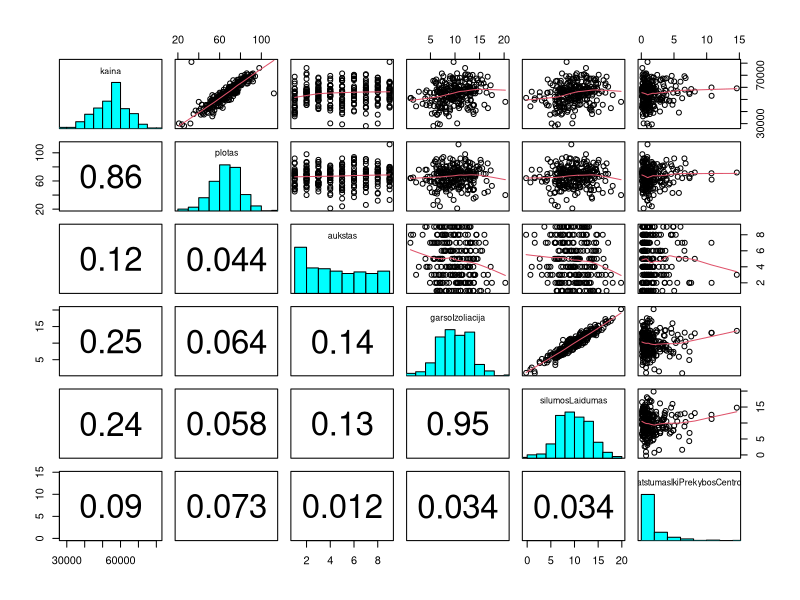
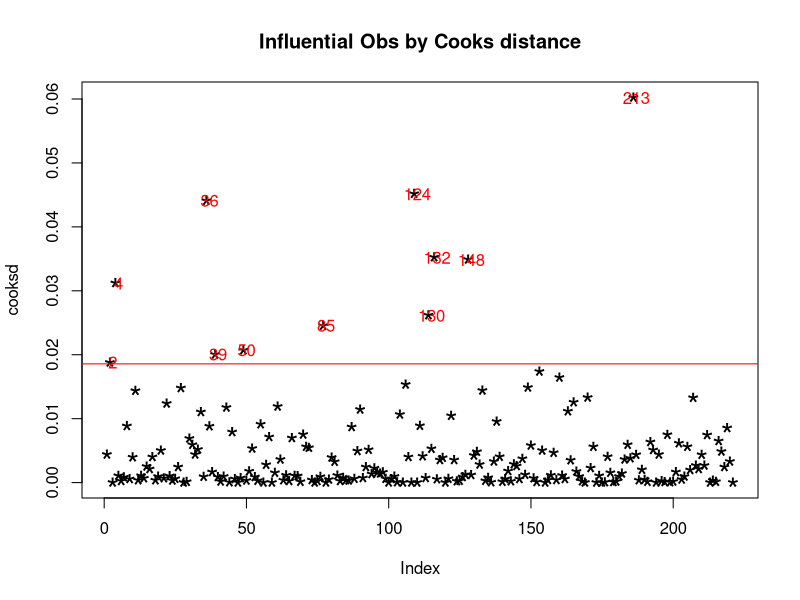

Source code (R) for these figures, in order:
## ---- chunk 1

library(lmtest)
library(car)                      #uzkraunamos reikalingos bibliotekos
library(knitr)
## ---- chunk 2
data=read.csv2("data.csv")        #nuskaitomi duomenys

panel.hist <- function(x, ...)    #ši funkcija reikalinga grafikų lentelei išbrėžti (histogramos pateikimui)                        
{
  usr <- par("usr"); on.exit(par(usr))
  par(usr = c(usr[1:2], 0, 1.5) )
  h <- hist(x, plot = FALSE)
  breaks <- h$breaks; nB <- length(breaks)
  y <- h$counts; y <- y/max(y)
  rect(breaks[-nB], 0, breaks[-1], y, col = "cyan", ...)
}

panel.cor <- function(x, y, digits = 2, prefix = "", cex.cor,...)    #ši funkcija reikalinga grafikų lentelei
    #išbrėžti (koreliacijos koeficiento radimui)
{
  usr <- par("usr"); on.exit(par(usr))
  par(usr = c(0, 1, 0, 1))
  r <- abs(cor(x, y))
  txt <- format(c(r, 0.123456789), digits = digits)[1]
  txt <- paste0(prefix, txt)
  if(missing(cex.cor)) cex.cor <- 0.8/strwidth(txt)
  text(0.5, 0.5, txt, cex = 3)
}

pairs(data,upper.panel=panel.smooth,diag.panel=panel.hist, lower.panel=panel.cor) 
   #grafikų, histogramos ir koreliacijos lentelės, kuriomis parodomas bendras vaizdas
## ---- chunk 3

remove_outliers <- function(x) {              
  qnt <- quantile(x, probs=c(.25, .75), na.rm = T)       #na.rm logical; if true, any NA and NaN's are removed
   #from x before the quantiles are computed.  Randami 25% ir 75% kvantiliai
  H <- 1.5 * IQR(x, na.rm = T)      #randamas atstumas, kurį reikia pridėti prie 75% kvantilio ir atimti iš 
   #25% kvantilio, kad rasti ribą, nuo kurio galime teigti, kad duomenys už tos ribos bus išskirtys. 
  y <- x
  y[x < (qnt[1] - H)] <- NA                  # duomenys, peržengiančios nustatytą ribą ir yra pakaičiami į NA
  y[x > (qnt[2] + H)] <- NA
  return(y)
}
newdata=lapply(data,remove_outliers)         # ieškoma išskirtys visose duomenų stulpeliuose
newdata=data.frame(newdata)                  # list'as paverčiamas vėl į data frame tipą

row.has.na <- apply(newdata, 1, function(x){any(is.na(x))})    #tikrina visas duomenų eilutes ir jei randa
    #ištrintą reikšmę (t.y. pakeistą į NA), tada pažymime, kad ta eilutė turi išskirtį
newdata<- newdata[!row.has.na,]    #perankame duomenų eilutes, kurios neturi išskirčiu ir pavadiname šią 
    #duomenų lentelę newdata


## ---- chunk 4
mod=lm(newdata$kaina~newdata$plotas + newdata$aukstas+newdata$garsoIzoliacija+newdata$silumosLaidumas+newdata$atstumasIkiPrekybosCentro)
kable(summary(mod)$coef, digits=2) # du nereiksmingus rodo
resettest(mod,power=2:3,type="regressor")$p.value   #nereikia kelti laipsniais kintamuosius, nes p reikšmė < 0,05
resettest(mod,power=1/2,type="regressor")$p.value   #nereikia kvadratines saknies, nes p reikšme < 0,05 
## ---- chunk 5
vif(mod)   # kolinearumo problema su šilumos ir garso laidumu 
cor(data$garsoIzoliacija,data$silumosLaidumas) #kadangi ju koreliacija arti vieneto, galime viena
# kolinearumo problema su šilumos ir garso laidumu kintamaji tiesiog išmest (When the correlation between x1 and x2 is exactly one, the situation is 
#called perfect collinearity, and one covariate needs to be removed from the regression model in order
#to estimate a solution. Šaltinis: http://www.nature.com/bdj/journal/v199/n7/full/4812743a.html)


mod2=lm(kaina~plotas +aukstas+garsoIzoliacija,data=newdata) #antras modelis, kuriame buvo išmesti nereikšmingi duomenys.
kable(summary(mod2)$coef, digits=2) # visi reikšmingi
## ---- chunk 6
AIC(mod)
AIC(mod2)
## ---- chunk 7
#pastaba: užmiršau išsaugoti šaltinio šio kodo, radau internete
cooksd <- cooks.distance(mod2)
plot(cooksd, pch="*", cex=2, main="Influential Obs by Cooks distance")  # išbraižome cook'o distancija
abline(h = 4*mean(cooksd), col="red")  # nubrėžiame liniją, nuo kurios šalinsime išskirtis
text(x=1:length(cooksd)+1, y=cooksd, labels=ifelse(cooksd>4*mean(cooksd, na.rm=T),names(cooksd),""), col="red")  
# pavadiname išskirčių taškus, nurodome jų duomenų vietas 
influential <- as.numeric(names(cooksd)[(cooksd > 4*mean(cooksd, na.rm=T))]) #išsaugome išskirčių vietas
newdata=newdata[-c(influential),]#naikiname tas išskirtis
## ---- chunk 8
aukstasn=factor(newdata$aukstas)   #aukšto skaičius paverčiamas į faktorių
mod3=lm(kaina~plotas +aukstasn+garsoIzoliacija,data=newdata)
kable(summary(mod3)$coef,digits=2)
## ---- chunk 9
AIC(mod2)
AIC(mod3)
## ---- chunk 10
aukstas1=newdata$aukstas==1
mod4=lm(kaina~plotas +aukstas1+garsoIzoliacija,data=newdata)
kable(summary(mod4)$coef,digits=2)
## ---- chunk 11
AIC(mod3)
AIC(mod4)
## ---- chunk 12
bptest(mod4)            # neatmetam hipotezės, kad homoskedastiškas
## ---- chunk 13
durbinWatsonTest(mod4)  # neatmetam hipotezes kad nera autokoreliacijos 
## ---- chunk 14
kable(summary(mod4)$coef,digits=2)
